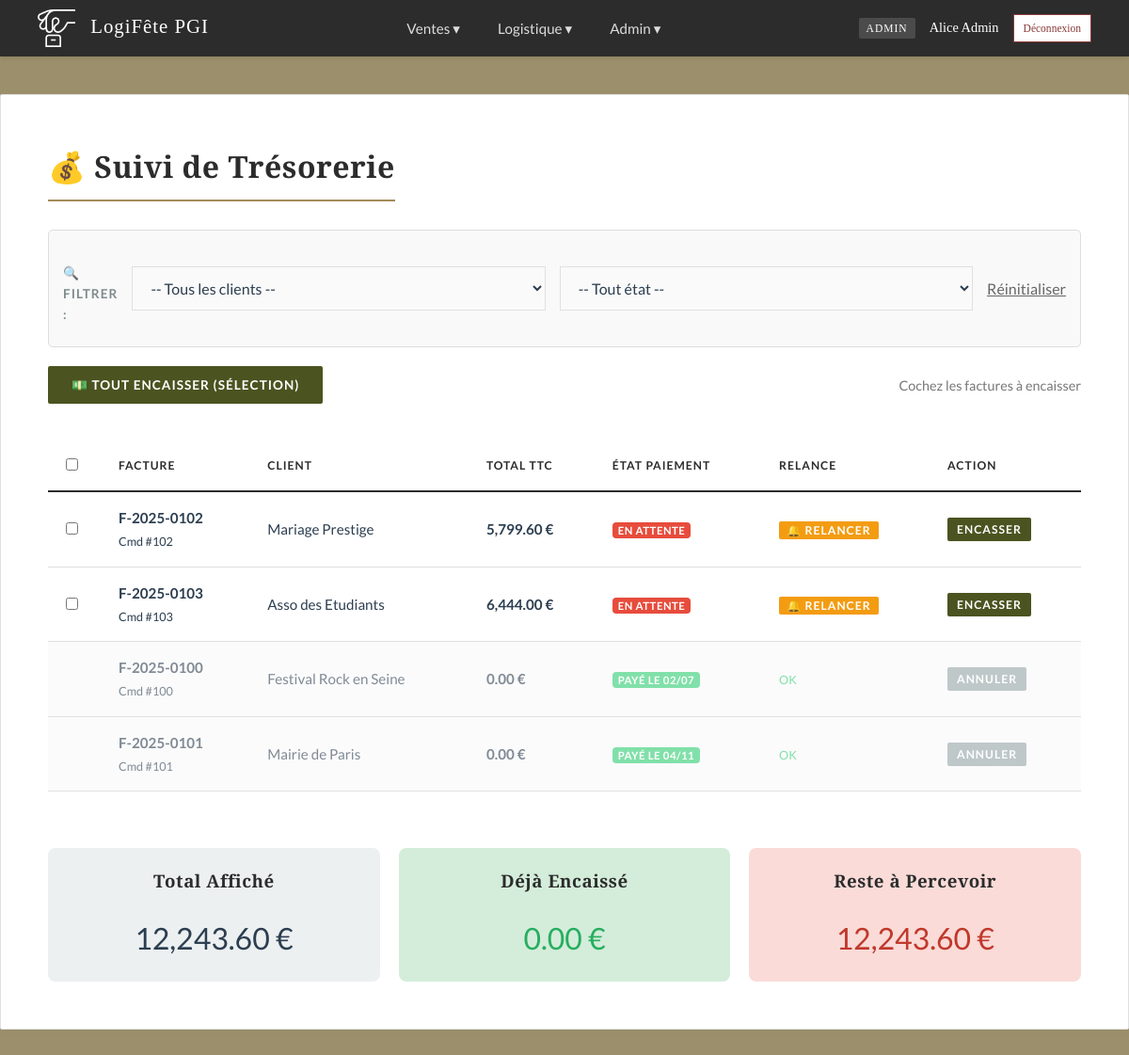
Page /comptabilite.php (signed in) on the committed database.
### tables this page shows
CREATE TABLE `commande` (
  `id_commande` int(11) NOT NULL AUTO_INCREMENT,
  `id_client` int(11) NOT NULL,
  `id_commercial` int(11) NOT NULL,
  `date_creation` datetime DEFAULT current_timestamp(),
  `date_debut` date NOT NULL,
  `date_fin` date NOT NULL,
  `etat` enum('devis','validee','terminee','annulee') DEFAULT 'devis',
  `remise_percent` int(11) DEFAULT 0,
  `penalite` decimal(10,2) DEFAULT 0.00,
  `note_interne` text DEFAULT NULL,
  `signature_client` text DEFAULT NULL,
  `date_paiement` date DEFAULT NULL,
  `date_relance` datetime DEFAULT NULL,
  `date_relance_devis` date DEFAULT NULL,
  PRIMARY KEY (`id_commande`),
  KEY `id_client` (`id_client`),
  KEY `id_commercial` (`id_commercial`)
);

CREATE TABLE `client` (
  `id_client` int(11) NOT NULL AUTO_INCREMENT,
  `nom_societe` varchar(100) NOT NULL,
  `contact_nom` varchar(100) NOT NULL,
  `email` varchar(100) NOT NULL,
  `telephone` varchar(20) DEFAULT NULL,
  `adresse` varchar(255) DEFAULT NULL,
  PRIMARY KEY (`id_client`)
);

### comptabilite.php (the view, shortened to what this page needs)
<?php
require 'db.php';
require 'navbar.php';
$where = ["c.etat IN ('validee', 'terminee')"];
$params = [];
$sql = "SELECT c.*, cl.nom_societe, cl.email as client_email,
        (SELECT SUM(r.prix_jour) FROM reservation_equipement re JOIN reference_materiel r ON re.num_serie = (SELECT num_serie FROM equipement_physique WHERE num_serie = re.num_serie LIMIT 1) WHERE re.id_commande = c.id_commande) as valeur_jour
        FROM commande c
        JOIN client cl ON c.id_client = cl.id_client
        WHERE " . implode(" AND ", $where) . "
        ORDER BY c.date_paiement ASC, c.date_fin DESC";
$stmt = $pdo->prepare($sql);
$stmt->execute($params);
$factures = $stmt->fetchAll();
$ca_total = 0; $ca_encaisse = 0; $ca_attente = 0;
$current_page = basename($_SERVER['PHP_SELF']);
?>
<!DOCTYPE html>
<html lang="fr">
<head>
    <link rel="stylesheet" href="style.css">
</head>
<body>
<?= renderNavbar($_SESSION['role'], $current_page) ?>
<div class="container">
    <h1>💰 Suivi de Trésorerie</h1>
    <form method="GET" class="filters">
        <label>🔍 Filtrer :</label>
        <select name="client" onchange="this.form.submit()">
            <option value="">-- Tous les clients --</option>
        </select>
        <select name="statut" onchange="this.form.submit()">
            <option value="">-- Tout état --</option>
        </select>
        <a href="comptabilite.php" style="margin-left:auto; color:#666; text-decoration:underline;">Réinitialiser</a>
    </form>
    <form method="POST">
        <div style="margin-bottom:10px; display:flex; justify-content:space-between; align-items:center;">
            <button type="submit" name="action_payer" class="btn btn-add">
                💵 Tout Encaisser (Sélection)
            </button>
            <span style="color:#777; font-size:0.9em;">Cochez les factures à encaisser</span>
        </div>
        <div style="overflow-x:auto;">
        <table>
            <thead>
                <tr>
                    <th width="30"><input type="checkbox" onclick="toggleAll(this)"></th>
                    <th>Facture</th>
                    <th>Client</th>
                    <th>Total TTC</th>
                    <th>État Paiement</th>
                    <th>Relance</th>
                    <th>Action</th>
                </tr>
            </thead>
            <tbody>
                <?php foreach($factures as $f):
                    $ts_debut = strtotime($f['date_debut']);
                    $ts_fin = strtotime($f['date_fin']);
                    $duree = max(1, ($ts_fin - $ts_debut) / 86400 + 1);
                    $total_ht = $f['valeur_jour'] * $duree;
                    if(isset($f['remise_percent'])) { $total_ht = $total_ht * (1 - ($f['remise_percent']/100)); }
                    $total_ttc = ($total_ht * 1.20) + $f['penalite'];
                    $ca_total += $total_ttc;
                    if($f['date_paiement']) {
                        $ca_encaisse += $total_ttc;
                        $status = "<span class='badge' style='background:#2ecc71; color:white; padding:2px 6px; border-radius:4px;'>PAYÉ le ".date('d/m', strtotime($f['date_paiement']))."</span>";
                        $is_paid = true;
                    } else {
                        $ca_attente += $total_ttc;
                        $status = "<span class='badge' style='background:#e74c3c; color:white; padding:2px 6px; border-radius:4px;'>EN ATTENTE</span>";
                        $is_paid = false;
                    }
                ?>
                <tr style="<?= $is_paid ? 'opacity:0.6; background:#f9f9f9;' : '' ?>">
                    <td><?php if(!$is_paid): ?><input type="checkbox" name="ids[]" value="<?= $f['id_commande'] ?>"><?php endif; ?></td>
                    <td>
                        <a href="facture.php?id=<?= $f['id_commande'] ?>" target="_blank" style="font-weight:bold; color:#2c3e50; text-decoration:none;">
                            F-2025-<?= str_pad($f['id_commande'], 4, '0', STR_PAD_LEFT) ?>
                        </a>
                        <br><small>Cmd #<?= $f['id_commande'] ?></small>
                    </td>
                    <td><?= htmlspecialchars($f['nom_societe']) ?></td>
                    <td style="font-weight:bold;"><?= number_format($total_ttc, 2) ?> €</td>
                    <td><?= $status ?></td>
                    <td>
                        <?php if(!$is_paid): ?>
                            <button type="submit" name="relancer_id" value="<?= $f['id_commande'] ?>" formaction="" onclick="this.form.relancer_email.value='<?= $f['client_email'] ?>';" class="btn" style="padding:2px 8px; font-size:0.8em; background:#f39c12;">🔔 Relancer</button>
                        <?php else: ?>
                            <small style="color:#2ecc71;">OK</small>
                        <?php endif; ?>
                    </td>
                    <td>
                        <?php if(!$is_paid): ?>
<button type="submit" name="payer_id" value="<?= $f['id_commande'] ?>" class="btn btn-add" style="padding:5px 10px; font-size:0.8em;">Encasser</button>                        <?php else: ?>
                            <button type="submit" name="annuler_id" value="<?= $f['id_commande'] ?>" class="btn" style="padding:5px 10px; font-size:0.8em; background:#95a5a6;">Annuler</button>
                        <?php endif; ?>
                    </td>
                </tr>
                <?php endforeach; ?>
            </tbody>
        </table>
        </div>
    </form>
    <div style="display:flex; gap:20px; margin-top:30px;">
        <div style="flex:1; background:#ecf0f1; padding:20px; border-radius:8px; text-align:center;">
            <h3>Total Affiché</h3>
            <div style="font-size:2em; color:#2c3e50;"><?= number_format($ca_total, 2) ?> €</div>
        </div>
        <div style="flex:1; background:#d4edda; padding:20px; border-radius:8px; text-align:center;">
            <h3>Déjà Encaissé</h3>
            <div style="font-size:2em; color:#27ae60;"><?= number_format($ca_encaisse, 2) ?> €</div>
        </div>
        <div style="flex:1; background:#fadbd8; padding:20px; border-radius:8px; text-align:center;">
            <h3>Reste à Percevoir</h3>
            <div style="font-size:2em; color:#c0392b;"><?= number_format($ca_attente, 2) ?> €</div>
        </div>
    </div>
</div>
</body>
</html>

### style.css (style rules this page uses)
:root { --bg-page: #9C906C; --bg-card: #FFFFFF; --text-main: #2C3E50; --text-muted: #7F8C8D; --primary: #2C2C2C; --accent: #A68B5B; --success: #556B2F; --danger: #8B3A3A; --warning: #D4AC0D; --border-color: #E0E0E0; --input-bg: #FAFAFA; --shadow: 0 2px 10px rgba(0, 0, 0, 0.03); }
body { font-family: 'Lato', sans-serif; background-color: var(--bg-page); color: var(--text-main); margin: 0; padding-top: 60px; line-height: 1.6; font-size: 16px; }
h1, h2, h3, h4 { font-family: 'Playfair Display', serif; color: var(--primary); margin-top: 0; margin-bottom: 20px; font-weight: 700; letter-spacing: 0.5px; }
h1 { border-bottom: 2px solid var(--accent); display: inline-block; padding-bottom: 10px; margin-bottom: 30px; }
a { color: var(--accent); text-decoration: none; transition: color 0.3s; }
.container { max-width: 1100px; margin: 40px auto; background: var(--bg-card); padding: 50px; border: 1px solid var(--border-color); box-shadow: var(--shadow); border-radius: 2px; }
label { display: block; font-weight: 700; font-size: 0.85em; text-transform: uppercase; letter-spacing: 1px; color: var(--text-muted); margin-bottom: 8px; margin-top: 20px; }
input[type="text"], input[type="email"], input[type="password"], input[type="number"], select, textarea { width: 100%; padding: 12px 15px; margin-bottom: 10px; border: 1px solid var(--border-color); background-color: var(--input-bg); border-radius: 0; font-family: 'Lato', sans-serif; font-size: 1rem; color: var(--text-main); box-sizing: border-box; transition: border-color 0.3s, box-shadow 0.3s; }
.btn, button { display: inline-block; padding: 12px 25px; background-color: var(--primary); color: #FFF; border: none; border-radius: 2px; cursor: pointer; font-family: 'Lato', sans-serif; font-weight: 700; text-transform: uppercase; font-size: 0.85em; letter-spacing: 1px; transition: all 0.3s; text-decoration: none; }
.btn-add, .btn-validate, a[href*="export"] { background-color: #4B5320 !important; color: #FFF !important; }
table { width: 100%; border-collapse: collapse; margin: 30px 0; font-size: 0.95em; }
table thead tr { background-color: transparent; border-bottom: 2px solid var(--primary); }
table th { text-align: left; padding: 15px; color: var(--primary); text-transform: uppercase; font-size: 0.8em; letter-spacing: 1px; }
table td { padding: 15px; border-bottom: 1px solid var(--border-color); color: var(--text-main); }
.badge { padding: 4px 8px; font-size: 0.75em; text-transform: uppercase; letter-spacing: 0.5px; border-radius: 2px; font-weight: 700; }

### comptabilite.php (style rules this page uses)
.filters { background: #f9f9f9; padding: 15px; display: flex; gap: 15px; border: 1px solid #ddd; border-radius: 5px; margin-bottom: 20px; align-items: center; }
select { margin: 0 !important; cursor: pointer; }

### rows in the picture
commande: id_commande "0102", id_commande "102", id_client.nom_societe "Mariage Prestige", penalite "5,799.60", shows "EN ATTENTE"
commande: id_commande "0103", id_commande "103", id_client.nom_societe "Asso des Etudiants", penalite "6,444.00", shows "EN ATTENTE"
commande: id_commande "0100", id_commande "100", id_client.nom_societe "Festival Rock en Seine", penalite "0.00", date_paiement "02/07", shows "OK"
commande: id_commande "0101", id_commande "101", id_client.nom_societe "Mairie de Paris", penalite "0.00", date_paiement "04/11", shows "OK"

### other values in the picture
$role "ADMIN"
$_SESSION['nom'] "Alice Admin"
$ca_total "12,243.60"
$ca_encaisse "0.00"
$ca_attente "12,243.60"
